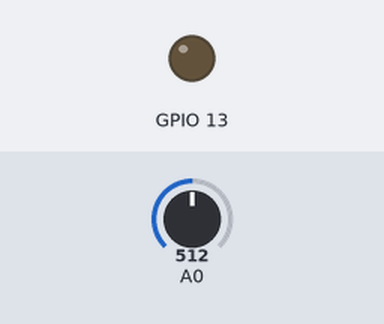
The program below on a simulated ESP8266 (Wemos D1 mini). Shown: output pins drawn as LEDs (lit = HIGH). The inputs (shaded band) are chosen by the test bench; at power-on: A0 = 512. WiFi joins after 1.5 s; servers stay silent unless stated; pins used as bus, display or sensor lines are not drawn.

Above: at 0.15 s.
At 39.04 s:
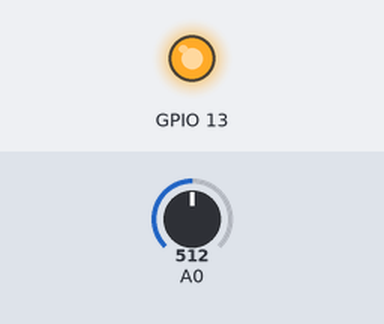
Timing chart, 0 to 40.0 s (numbered marks = the images above):
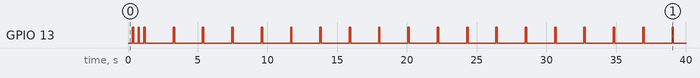

Measured:
- by itself, GPIO 13: goes HIGH 0.10 s, LOW 0.31 s, HIGH 0.10 s, LOW 0.31 s, 18 × (HIGH 0.10 s, LOW 2.0 s), HIGH 0.10 s, then LOW

The program:

main.cpp
```cpp
#include "Includes.h"

Logger *logger;
RcWiFiClient *wifiClient;
Car *car;
CarStateSender *carStateSender;
SystemIndicator *systemIndicator;

void setup()
{
    logger = new Logger();
    wifiClient = new RcWiFiClient(logger);
    car = new Car(logger);
    carStateSender = new CarStateSender(logger, car, wifiClient);
    systemIndicator = new SystemIndicator(logger, wifiClient);

    logger->setup(9600);
    wifiClient->setup();
    systemIndicator->setup();
    carStateSender->setup();
}

void loop()
{
    if (!wifiClient->ready())
    {
        delay(100);
    }

    car->loop();
    carStateSender->loop();
    systemIndicator->loop();
}
```

Includes.h
```cpp
#pragma once

#include <Arduino.h>
#include <ESP8266WiFi.h>
#include <WiFiUdp.h>

#include "..\..\shared\headers\Const.h"
#include "..\..\shared\headers\Unions.h"
#include "..\..\shared\headers\Logger.h"
#include "..\..\shared\headers\RemoteCarState.h"
#include "..\..\shared\headers\RemoteCarStateSerializer.h"

#include "headers\RcWiFiClient.h"
#include "headers\JoystickReader.h"
#include "headers\Car.h"
#include "headers\CarStateSender.h"
#include "headers\SystemIndicator.h"
```

Car.cpp
```cpp
#include "../Includes.h"

Car::Car(Logger *logger)
{
    _gas = 0;
    _wheel = 0;

    pinMode(JOYSTICK_INPUT_PIN, INPUT);
    pinMode(JOYSTICK_OUTPUT_X, OUTPUT);
    pinMode(JOYSTICK_OUTPUT_Y, OUTPUT);

    _joyWheel = new JoystickReader(
        logger,
        JOYSTICK_INPUT_PIN,
        100,
        800,
        400,
        500);

    _joyGas = new JoystickReader(
        logger,
        JOYSTICK_INPUT_PIN,
        100,
        800,
        400,
        500);
}

void Car::loop()
{
    measureGas();
    measureWheel();
}

void Car::measureGas()
{
    digitalWrite(JOYSTICK_OUTPUT_Y, HIGH);

    delay(1);

    _gas = _joyGas->read();

    digitalWrite(JOYSTICK_OUTPUT_Y, LOW);
}

void Car::measureWheel()
{
    digitalWrite(JOYSTICK_OUTPUT_X, HIGH);

    delay(1);

    _wheel = _joyWheel->read();

    digitalWrite(JOYSTICK_OUTPUT_X, LOW);
}
```

CarStateSender.cpp
```cpp
#include "../Includes.h"

CarStateSender::CarStateSender(
    Logger *logger,
    Car *car,
    RcWiFiClient *client)
{
    _logger = logger;
    _car = car;
    _client = client;

    _lastSendTime = 0;
    _ip.fromString(WIFI_IP);
}

void CarStateSender::setup()
{
    _udp.begin(UDP_PORT);
}

void CarStateSender::loop()
{
    if (!_client->ready())
    {
        return;
    }

    const RemoteCarState carState(_car->gas(), _car->wheel());
    unsigned long time = millis();
    if (shouldSendState(&carState, time))
    {
        sendState(&carState, time);
    }
}

bool CarStateSender::shouldSendState(const RemoteCarState *carState, unsigned long time)
{
    unsigned long elapsed = time - _lastSendTime;

    if (elapsed >= CAR_STATE_SYNC_PERIOD)
    {
        _logger->println("Should sync state");
        return true;
    }

    if (elapsed >= CAR_STATE_SEND_PERIOD &&
        _sentCarState.StateChanged(carState))
    {
        _logger->println("Should send state. Was: " + String(_sentCarState.Gas) + ", " + String(_sentCarState.Wheel) + ". Now: " + String(carState->Gas) + ", " + String(carState->Wheel));
        return true;
    }

    return false;
}

void CarStateSender::sendState(const RemoteCarState *carState, unsigned long time)
{
    _logger->println("Sending car state");

    _udp.beginPacket(_ip, UDP_PORT);

    uint8_t buf[sizeof(RemoteCarState)];
    unsigned long size = _serializer.serialize(carState, buf);

    _udp.write(buf, size);

    _udp.endPacket();

    _sentCarState = *carState;
    _lastSendTime = time;
}
```

JoystickReader.cpp
```cpp
#include "../Includes.h"

JoystickReader::JoystickReader(
    Logger *logger,
    int pin,
    int low,
    int high,
    int lowMid,
    int highMid)
{
    _logger = logger;
    _pin = pin;
    _low = low;
    _high = high;
    _lowMid = lowMid;
    _highMid = highMid;
}

float JoystickReader::read()
{
    int val = analogRead(_pin);

    float result = 0;

    if (val > _highMid)
    {
        result = (float)(val - _highMid) / (float)(_high - _highMid);
    }
    else if (val < _lowMid)
    {
        result = (float)(val - _lowMid) / (float)(_lowMid - _low);
    }

    if (result == 0)
    {
        return result;
    }

    if (result < -1)
    {
        result = -1;
    }
    else if (result > 1)
    {
        result = 1;
    }

    float resultModified = result;

    if (result < 0)
    {
        resultModified = -resultModified;
    }

    resultModified = sqrt(resultModified);

    if (result < 0)
    {
        resultModified = -resultModified;
    }

    return resultModified;
}
```

RcWiFiClient.cpp
```cpp
#include "Includes.h"

RcWiFiClient::RcWiFiClient(Logger *logger)
{
    _logger = logger;
}

void RcWiFiClient::setup()
{
    WiFi.mode(WIFI_STA);
    WiFi.begin(WIFI_SSID.c_str(), WIFI_PASSWORD.c_str());
}

bool RcWiFiClient::ready()
{
    return WiFi.status() == WL_CONNECTED;
}
```

SystemIndicator.cpp
```cpp
#include "../Includes.h"

SystemIndicator::SystemIndicator(
    Logger *logger,
    RcWiFiClient *wifiClient)
{
    _blinkState = BLINK_OFF;
    _blinkTime = 0;
    _logger = logger;
    _wifiClient = wifiClient;
}

void SystemIndicator::setup()
{
    pinMode(BLINK_INDICATOR_PIN, OUTPUT);
}

void SystemIndicator::loop()
{
    updateState();
    updateIndicator();
}

void SystemIndicator::updateState()
{
    unsigned long time = millis();
    unsigned long elapsed = time - _blinkTime;

    switch (_blinkState)
    {
    case BLINK_ON:
        if (elapsed > BLINK_ON_TIMEOUT)
        {
            _blinkTime = time;
            _blinkState = BLINK_OFF;
        }
        break;
    case BLINK_OFF:
        unsigned long timeout = _wifiClient->ready()
                           ? BLINK_OFF_WIFI_OK_TIMEOUT
                           : BLINK_OFF_WIFI_FAIL_TIMEOUT;

        if (elapsed > timeout)
        {
            _blinkTime = time;
            _blinkState = BLINK_ON;
        }
        break;
    }
}

void SystemIndicator::updateIndicator()
{
    switch (_blinkState)
    {
    case BLINK_ON:
        analogWrite(BLINK_INDICATOR_PIN, 255);
        break;
    case BLINK_OFF:
        analogWrite(BLINK_INDICATOR_PIN, 0);
        break;
    }
}
```

Car.h
```cpp
#pragma once

#include "../Includes.h"

class Car
{
private:
  Logger *_logger;
  JoystickReader *_joyWheel;
  JoystickReader *_joyGas;
  float _gas;
  float _wheel;

private:
  void measureGas();
  void measureWheel();

public:
  Car(Logger *logger);

  void loop();

  float gas()
  {
    return _gas;
  }

  float wheel()
  {
   return _wheel;
  }
};
```

CarStateSender.h
```cpp
#pragma once

#include "../Includes.h"

class CarStateSender
{
private:
  Logger *_logger;
  Car *_car;
  RcWiFiClient *_client;
  RemoteCarStateSerializer _serializer;
  RemoteCarState _sentCarState;

  WiFiUDP _udp;
  IPAddress _ip;
  unsigned long _lastSendTime;

public:
  CarStateSender(
      Logger *logger,
      Car *car,
      RcWiFiClient *client);

  void setup();

  void loop();

private:
  bool shouldSendState(const RemoteCarState *carState, unsigned long time);
  void sendState(const RemoteCarState *carState, unsigned long time);
};
```

JoystickReader.h
```cpp
#pragma once

#include "../Includes.h"

class JoystickReader
{
  private:
    Logger *_logger;
    int _pin;
    int _low;
    int _high;
    int _lowMid;
    int _highMid;

  public:
    JoystickReader(
        Logger *logger,
        int pin,
        int low,
        int high,
        int lowMid,
        int highMid);

    float read();
};
```

RcWiFiClient.h
```cpp
#pragma once

#include "Includes.h"

class RcWiFiClient
{
private:
  Logger *_logger;

public:
  RcWiFiClient(Logger *logger);

  void setup();

  bool ready();
};
```

SystemIndicator.h
```cpp
#pragma once

#include "../Includes.h"

enum BlinkState
{
    BLINK_OFF = 0,
    BLINK_ON = 1
};

class SystemIndicator
{
  private:
    Logger *_logger;
    RcWiFiClient *_wifiClient;
    unsigned long _blinkTime;
    int _blinkState;

  public:
    SystemIndicator(
        Logger *logger,
        RcWiFiClient *wifiClient);

    void setup();

    void loop();

  private:
    void updateState();

    void updateIndicator();
};
```
